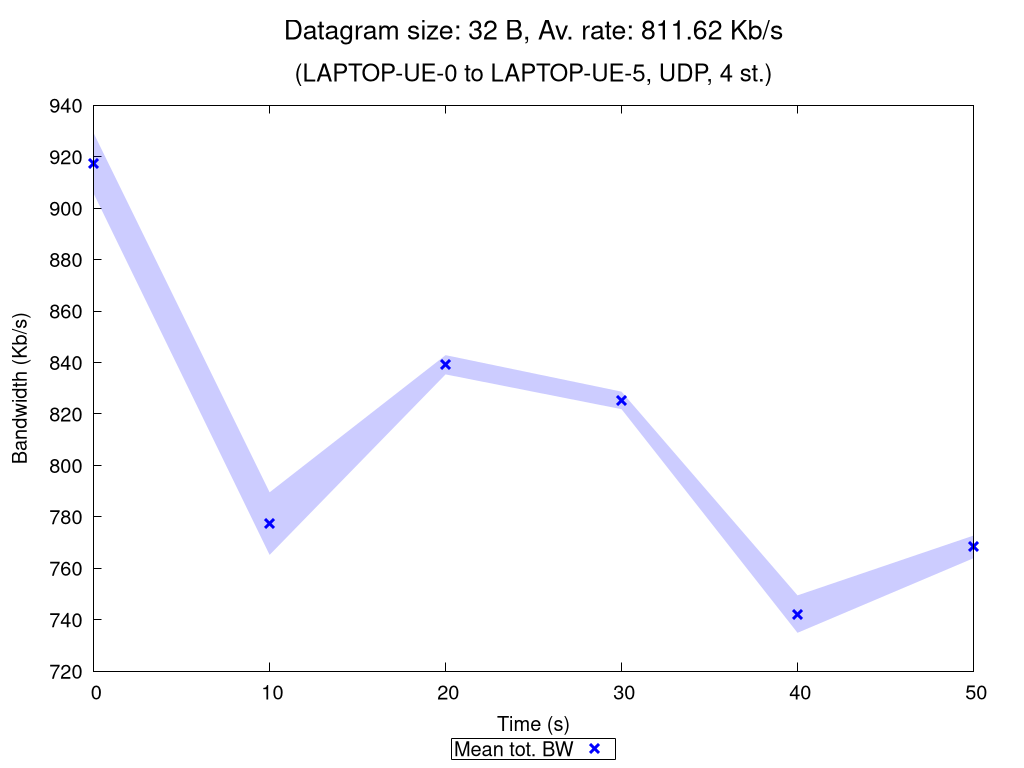

The gnuplot source for this figure:
set terminal pngcairo nocrop enhanced size 1024,768 font "Verdana,15"
set output "UDP_4_st_2020_10_18_08-18-25_one2two_00032B.png"

set title "{/=20 Datagram size: 32 B, Av. rate: 811.62 Kb/s}\n\n{/=18 (LAPTOP-UE-0 to LAPTOP-UE-5, UDP, 4 st.)}"

set xlabel "Time (s)"
set ylabel "Bandwidth (Kb/s)"
set ytics nomirror
set key bmargin center horizontal box samplen 1 width -1
set bmargin 4.6
set rmargin 4.5

rf = 1000.0  # rate factor
set style fill transparent solid 0.2 noborder
set autoscale xfix
plot "UDP_4_st_2020_10_18_08-18-25_one2two_00032B_iperf_processed.dat" using 1:($2/rf-$3/rf):($2/rf+$3/rf) with filledcurves lc rgb "blue" notitle, \
     "" using 1:($2/rf) with points pt 2 ps 1.5 lw 3 lc rgb "blue" title "Mean tot. BW", \
